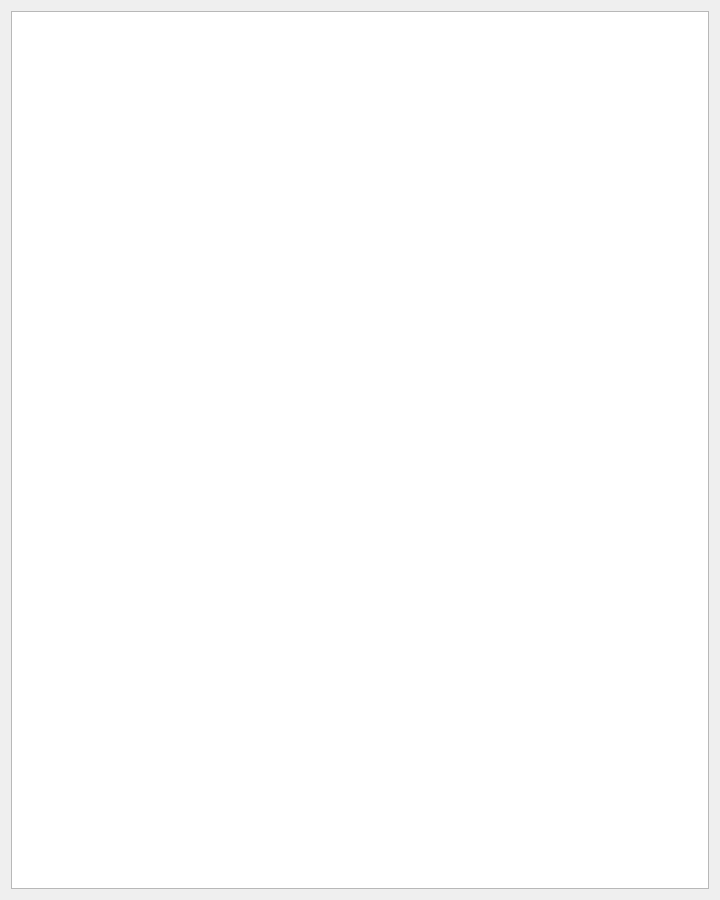
<?xml version="1.0" encoding="UTF-8"?>
<ui version="4.0">
 <class>MainFrm</class>
 <widget class="QWidget" name="MainFrm">
  <property name="geometry">
   <rect>
    <x>0</x>
    <y>0</y>
    <width>720</width>
    <height>900</height>
   </rect>
  </property>
  <property name="windowTitle">
   <string>BulletHell</string>
  </property>
  <layout class="QVBoxLayout" name="verticalLayout">
   <item>
    <widget class="GameView" name="grvGame"/>
   </item>
  </layout>
 </widget>
 <layoutdefault spacing="6" margin="11"/>
 <customwidgets>
  <customwidget>
   <class>GameView</class>
   <extends>QGraphicsView</extends>
   <header>gameview.h</header>
  </customwidget>
 </customwidgets>
 <resources/>
 <connections/>
</ui>
